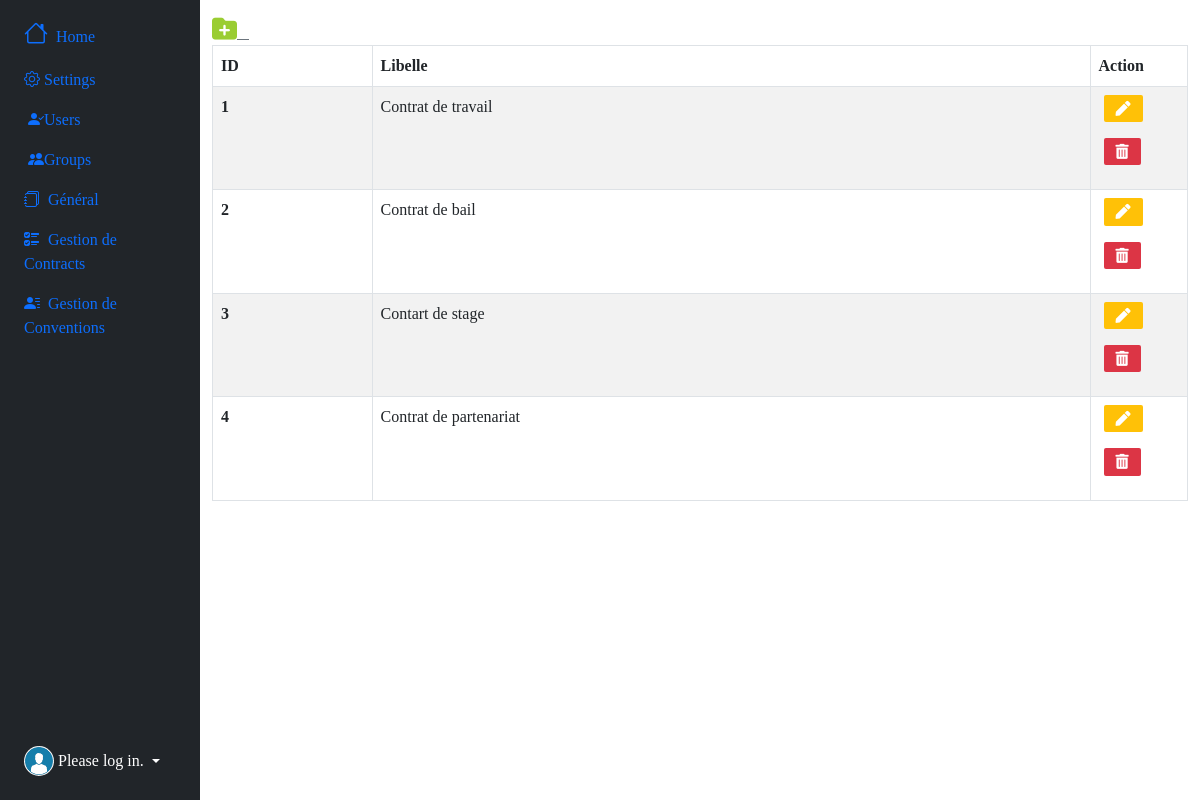
The page /gestioncontrat/type on the database its author committed.
### gestioncontrat/models.py (models this page shows, shortened)
class Type(models.Model):
    libelle = models.CharField(max_length=70, null=True, blank=True)

### gestioncontrat/views.py (the view)
# urls.py: path('gestioncontrat/type', views.type, name="type"),
def type(request):
    types = Type.objects.all()
    context={"types":types}
    return render(request, 'gestioncontrat/type.html', context)

### gestioncontrat/templates/gestioncontrat/type.html (shortened to what this page needs)
{% extends 'index.html' %}
{% load bootstrap_icons %}
{% block btn %}
					<a href="{% url 'add_type' %}" class="btn-outline-secondary"style="width: 50px; height: 50px; margin-right: 30px;" title="Add Type">
						<i style="color: yellowgreen; font-size: 25px; " class="fa-sharp fa-solid fa-folder-plus"></i> &nbsp;&nbsp;
					</a>
{% endblock btn %}
{% block main%}
<table table id="example" class="table table-striped table-bordered" style="width:100%">
  <thead>
    <tr>
      <th scope="col">ID</th>
      <th scope="col">Libelle</th>
      <th scope="col" style="width: 10%;">Action</th>
    </tr>
  </thead>
  <tbody>
    {% for type in types %}
    <tr>
      <th scope="row">{{type.id}}</th>
      <td>{{type.libelle}}</td>
      <td>
        <a href="{% url 'edit_type' type.id %}" class="btn btn-success text-center bg-warning" title="Edit Type">
            <i style="font-size: 15px;" class="fas fa-pen"></i>
        </a>
        <a href="{% url 'delete_type' type.id %}" class="btn btn-danger bg-danger text-center" title="Supprimer Type">
          <i style="font-size: 15px;" class="fas fa-trash-alt"></i>
        </a>
    </td>
    </tr>
    {% endfor %}
  </tbody>
</table>
  {% endblock main%}

### contrat/static/css/index.css (style rules this page uses)
* { padding: 0; margin: 0; box-sizing: border-box; list-style-type: none; text-decoration: none; font-family: "verdana"; }
.btn { background-color: #008ea1; border-radius: 2px; color: #fff; font-size: .3rem; border: none; cursor: pointer; margin-bottom: 1rem; margin-left: 5px; }

### rows shown on the page
Type: id "1", libelle "Contrat de travail"
Type: id "2", libelle "Contrat de bail"
Type: id "3", libelle "Contart de stage"
Type: id "4", libelle "Contrat de partenariat"
